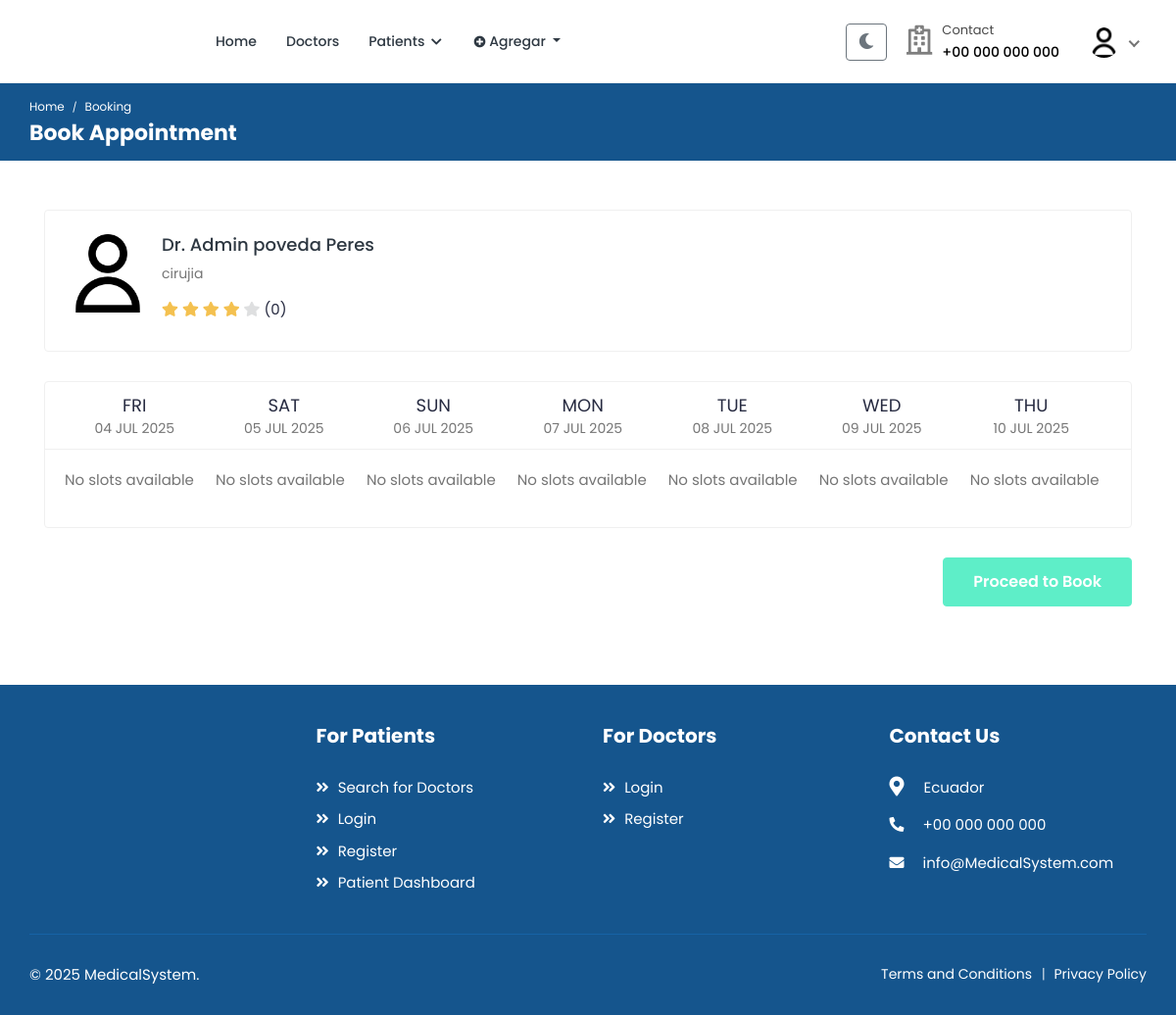
The app's page /bookings/doctor/povedaadmin (signed in) with its own data.
### accounts/models.py (models this page shows, shortened)
class User(AbstractUser):
    class RoleChoices(models.TextChoices):
        DOCTOR = "doctor", "Doctor"
        PATIENT = "patient", "Patient"
    username = models.CharField(max_length=30, unique=True)
    role = models.CharField(
        choices=RoleChoices.choices,
        max_length=20,
        default="patient",
        error_messages={"required": "Role must be provided"},
    )
    email = models.EmailField(
        blank=True,
        error_messages={
            "unique": "A user with that email already exists.",
        },
    )
    first_name = models.CharField(max_length=150, blank=True)
    last_name = models.CharField(max_length=150, blank=True)
    registration_number = models.IntegerField(null=True, blank=True)
    USERNAME_FIELD = "username"
    REQUIRED_FIELDS = []
    objects = CustomUserManager()
    def get_full_name(self):
        full_name = "%s %s" % (self.first_name, self.last_name)
        return full_name.strip() or self.username
    @property
    def rating(self):
        return 4  # Default value

class Profile(models.Model):
    user = models.OneToOneField(User, on_delete=models.CASCADE, related_name="profile")
    avatar = models.ImageField(default="defaults/user.png", upload_to=profile_photo_directory_path)
    image = models.ImageField(upload_to='profiles/', null=True, blank=True)
    bio = models.TextField(blank=True, null=True)
    phone = models.CharField(max_length=20, blank=True, null=True)
    dob = models.DateField(blank=True, null=True)
    about = models.TextField(blank=True, null=True)
    specialization = models.CharField(max_length=255, blank=True, null=True)
    gender = models.CharField(max_length=10,
                              choices=
                              [("male", "Male"),
                               ("female", "Female"),
                               ("other", "Other")],blank=True,)
    address = models.TextField(blank=True, null=True)
    city = models.CharField(max_length=100, blank=True)
    state = models.CharField(max_length=100, blank=True)
    postal_code = models.CharField(max_length=20, blank=True)
    country = models.CharField(max_length=100, blank=True)
    price_per_consultation = models.DecimalField(max_digits=10, decimal_places=2, null=True, blank=True)
    is_available = models.BooleanField(default=True)
    blood_group = models.CharField(max_length=5,
        choices=[
            ("A+", "A+"),
            ("A-", "A-"),
            ("B+", "B+"),
            ("B-", "B-"),
            ("O+", "O+"),
            ("O-", "O-"),
            ("AB+", "AB+"),
            ("AB-", "AB-"),
        ],
        blank=True,
        null=True,
    )
    allergies = models.TextField(blank=True, null=True)
    medical_conditions = models.TextField(blank=True, null=True)
    experience = models.PositiveIntegerField(default=0)
    @property
    def image(self):
        return (
            self.avatar.url
            if self.avatar.storage.exists(self.avatar.name)
            else f"{settings.MEDIA_URL}defaults/user.png"
        )

### bookings/views.py (the view, shortened to what this page needs)
class BookingView(LoginRequiredMixin, View):
    template_name = "bookings/booking.html"
    def get_week_dates(self):
        today = datetime.now().date()
        week_dates = []
        for i in range(7):
            date = today + timedelta(days=i)
            week_dates.append(
                {
                    "date": date,
                    "day": date.strftime("%a"),
                    "day_num": date.strftime("%d"),
                    "month": date.strftime("%b"),
                    "year": date.strftime("%Y"),
                    "full_date": date.strftime("%Y-%m-%d"),
                }
            )
        return week_dates
    def get_available_slots(self, doctor, date):
        day_name = date.strftime("%A").lower()
        day_schedule = getattr(doctor, day_name, None)
        if not day_schedule:
            return []
    def get(self, request: HttpRequest, *args, **kwargs):
        try:
            doctor = (
                User.objects.select_related("profile")
                .prefetch_related(
                    "sunday__time_range",
                    "monday__time_range",
                    "tuesday__time_range",
                    "wednesday__time_range",
                    "thursday__time_range",
                    "friday__time_range",
                    "saturday__time_range",
                    "appointments",
                )
                .get(
                    username=kwargs["username"],
                    role=User.RoleChoices.DOCTOR,
                    is_active=True,
                )
            )
        except User.DoesNotExist:
            raise Http404("Doctor not found")
        week_dates = self.get_week_dates()
        schedule = {}
        for date_info in week_dates:
            date_ = datetime.strptime(date_info["full_date"], "%Y-%m-%d").date()
            schedule[date_info["full_date"]] = self.get_available_slots(
                doctor, date_
            )
        schedule = {}
        for date_info in week_dates:
            date = datetime.strptime(date_info["full_date"], "%Y-%m-%d").date()
            schedule[date_info["full_date"]] = self.get_available_slots(
                doctor, date
            )
        context = {
            "doctor": doctor,
            "week_dates": week_dates,
            "schedule": schedule,
            "selected_date": request.GET.get(
                "date", week_dates[0]["full_date"]
            ),
        }
        return render(request, self.template_name, context)

### accounts/managers.py (called while the page is built)
    def get(self, *args, **kwargs):
        return super().select_related("profile").get(*args, **kwargs)

### bookings/templatetags/booking_tags.py (called while the page is built)
@register.filter
def get_item(dictionary, key):
    return dictionary.get(key)

### templates/bookings/booking.html (shortened to what this page needs)
{% extends 'base.html' %}
{% load static %}
{% load booking_tags %}
{% block content %}
    <div class="breadcrumb-bar">
        <div class="container-fluid">
            <div class="row align-items-center">
                <div class="col-md-12 col-12">
                    <nav aria-label="breadcrumb" class="page-breadcrumb">
                        <ol class="breadcrumb">
                            <li class="breadcrumb-item"><a href="{% url 'core:home' %}">Home</a></li>
                            <li class="breadcrumb-item active" aria-current="page">Booking</li>
                        </ol>
                    </nav>
                    <h2 class="breadcrumb-title">Book Appointment</h2>
                </div>
            </div>
        </div>
    </div>
    <div class="content">
        <div class="container">
            <div class="row">
                <div class="col-12">
                    <div class="card">
                        <div class="card-body">
                            <div class="booking-doc-info">
                                <a href="{% url 'doctors:doctor-profile' doctor.username %}" class="booking-doc-img">
                                    <img src="{{ doctor.profile.image }}" alt="{{ doctor.get_full_name }}">
                                </a>
                                <div class="booking-info">
                                    <h4><a href="{% url 'doctors:doctor-profile' doctor.username %}">Dr. {{ doctor.get_full_name }}</a></h4>
                                    {% if doctor.profile.specialization %}
                                        <p class="doc-speciality">{{ doctor.profile.specialization }}</p>
                                    {% endif %}
                                    <div class="rating">
                                        <i class="fas fa-star {% if doctor.rating >= 1 %}filled{% endif %}"></i>
                                        <i class="fas fa-star {% if doctor.rating >= 2 %}filled{% endif %}"></i>
                                        <i class="fas fa-star {% if doctor.rating >= 3 %}filled{% endif %}"></i>
                                        <i class="fas fa-star {% if doctor.rating >= 4 %}filled{% endif %}"></i>
                                        <i class="fas fa-star {% if doctor.rating >= 5 %}filled{% endif %}"></i>
                                        <span class="d-inline-block average-rating">({{ doctor.reviews_count|default:0 }})</span>
                                    </div>
                                </div>
                            </div>
                        </div>
                    </div>
                    <div class="card booking-schedule schedule-widget">
                        <div class="schedule-header">
                            <div class="row">
                                <div class="col-md-12">
                                    <div class="day-slot">
                                        <ul>
                                            {% for date in week_dates %}
                                            <li {% if date.full_date == selected_date %}class="selected"{% endif %}>
                                                <span>{{ date.day }}</span>
                                                <span class="slot-date">
                                                    {{ date.day_num }} {{ date.month }}
                                                    <small class="slot-year">{{ date.year }}</small>
                                                </span>
                                            </li>
                                            {% endfor %}
                                        </ul>
                                    </div>
                                </div>
                            </div>
                        </div>
                        <div class="schedule-cont">
                            <div class="row">
                                <div class="col-md-12">
                                    <div class="time-slot">
                                        <ul class="clearfix">
                                            {% for date in week_dates %}
                                            <li>
                                                {% for slot in schedule|get_item:date.full_date %}
                                                    <a class="timing {% if slot.is_booked %}disabled{% endif %}"
                                                       href="#"
                                                       data-date="{{ date.full_date }}"
                                                       data-time="{{ slot.time|time:'H:i' }}"
                                                       {% if slot.is_booked %}disabled{% endif %}>
                                                        <span>{{ slot.formatted_time }}</span>
                                                    </a>
                                                {% empty %}
                                                    <p class="text-muted">No slots available</p>
                                                {% endfor %}
                                            </li>
                                            {% endfor %}
                                        </ul>
                                    </div>
                                </div>
                            </div>
                        </div>
                    </div>
                    <form method="post" action="{% url 'bookings:create-booking' doctor.username %}" id="booking-form">
                        <div class="submit-section proceed-btn text-right">
                            <button type="submit" class="btn btn-primary submit-btn" disabled>Proceed to Book</button>
                        </div>
                    </form>
                </div>
            </div>
        </div>
    </div>
{% endblock %}

### templates/includes/navbar.html (shortened to what this page needs)
{% load static %}
<header class="header">
    <nav class="navbar navbar-expand-lg header-nav">
        <div class="navbar-header">
            <a href="{% url 'core:home' %}" class="navbar-brand logo">
            </a>
        </div>
        <div class="main-menu-wrapper">
            <ul class="main-nav">
                <li {% if request.path == '/' %}class="active"{% endif %}>
                    <a href="{% url 'core:home' %}">Home</a>
                </li>
                <li class="has-submenu{% if request.path == '/doctors/' %} active {% endif %}">
                    <a href="{% url 'doctors:list' %}">Doctors</a>
                </li>
                {% if not user.is_authenticated %}
                    <li class="login-link">
                        <a href="{% url 'accounts:login' %}">Login / Signup</a>
                    </li>
                {% elif user.role == 'patient' %}
                    <li class="has-submenu {% if request.path == '/patients/' %} active {% endif %}">
                        <a href="#">Patients <i class="fas fa-chevron-down"></i></a>
                    </li>
                {% endif %}
                 {% if user.is_authenticated %}
                <li class="nav-item dropdown">
                    <a class="nav-link dropdown-toggle" href="#" role="button" data-toggle="dropdown" aria-expanded="false">
                        <i class="fas fa-plus-circle"></i> Agregar
                    </a>
                </li>
                {% endif %}
            </ul>
        </div>
        <ul class="nav header-navbar-rht">
            <li class="nav-item">
                <button id="theme-toggle" class="btn btn-outline-secondary" title="Toggle dark mode">
                </button>
            </li>
            <li class="nav-item contact-item">
                <div class="header-contact-img">
                    <i class="far fa-hospital"></i>
                </div>
                <div class="header-contact-detail">
                    <p class="contact-header">Contact</p>
                    <p class="contact-info-header"> +00 000 000 000</p>
                </div>
            </li>
            {% if not user.is_authenticated %}
                <li class="nav-item">
                    <a class="nav-link header-login" href="{% url 'accounts:login' %}">Login / Signup </a>
                </li>
            {% else %}
                <li class="nav-item dropdown has-arrow logged-item">
                    <a href="#" class="dropdown-toggle nav-link" data-toggle="dropdown">
                        <span class="user-img">
                            <img class="rounded-circle" src="{{ user.profile.image }}" width="31" alt="{{ user.username }}">
                        </span>
                    </a>
                </li>
            {% endif %}
        </ul>
    </nav>
</header>

### records on screen
User: profile.image (placeholder picture)
User: profile.image (placeholder picture), get_full_name "Admin poveda Peres", profile.specialization "cirujia"

### other values on screen
{{ doctor.reviews_count|default:0 }} "0"
{{ date.day }} "FRI" "SAT" "SUN" "MON" "TUE" "WED" "THU"
{{ date.day_num }} "04" "05" "06" "07" "08" "09" "10"
{{ date.month }} "JUL" "JUL" "JUL" "JUL" "JUL" "JUL" "JUL"
{{ date.year }} "2025" "2025" "2025" "2025" "2025" "2025" "2025"
